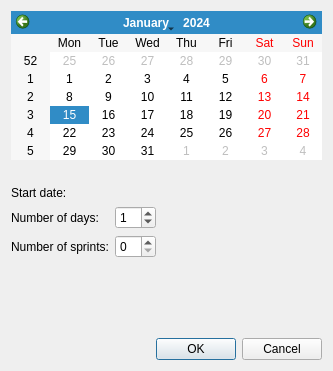
<?xml version="1.0" encoding="UTF-8"?>
<ui version="4.0">
 <class>AddExceptionalDayDialog</class>
 <widget class="QDialog" name="AddExceptionalDayDialog">
  <property name="geometry">
   <rect>
    <x>0</x>
    <y>0</y>
    <width>333</width>
    <height>371</height>
   </rect>
  </property>
  <property name="windowTitle">
   <string>Dialog</string>
  </property>
  <layout class="QFormLayout" name="formLayout">
   <item row="0" column="0" colspan="2">
    <widget class="QCalendarWidget" name="calendarWidget"/>
   </item>
   <item row="1" column="0">
    <widget class="QLabel" name="lblEmpty">
     <property name="text">
      <string/>
     </property>
    </widget>
   </item>
   <item row="2" column="0">
    <widget class="QLabel" name="lblStartDate">
     <property name="text">
      <string>Start date:</string>
     </property>
    </widget>
   </item>
   <item row="2" column="1">
    <widget class="QLabel" name="lblDatePlaceholder">
     <property name="text">
      <string/>
     </property>
    </widget>
   </item>
   <item row="5" column="0">
    <widget class="QLabel" name="lblNumDays">
     <property name="text">
      <string>Number of days:</string>
     </property>
    </widget>
   </item>
   <item row="5" column="1">
    <widget class="QSpinBox" name="spbNumDays">
     <property name="sizePolicy">
      <sizepolicy hsizetype="Fixed" vsizetype="Fixed">
       <horstretch>0</horstretch>
       <verstretch>0</verstretch>
      </sizepolicy>
     </property>
     <property name="value">
      <number>1</number>
     </property>
    </widget>
   </item>
   <item row="6" column="0">
    <widget class="QLabel" name="label">
     <property name="text">
      <string>Number of sprints:</string>
     </property>
    </widget>
   </item>
   <item row="6" column="1">
    <widget class="QSpinBox" name="spbNumSprints">
     <property name="sizePolicy">
      <sizepolicy hsizetype="Fixed" vsizetype="Fixed">
       <horstretch>0</horstretch>
       <verstretch>0</verstretch>
      </sizepolicy>
     </property>
    </widget>
   </item>
   <item row="8" column="1">
    <widget class="QDialogButtonBox" name="buttonBox">
     <property name="orientation">
      <enum>Qt::Horizontal</enum>
     </property>
     <property name="standardButtons">
      <set>QDialogButtonBox::Cancel|QDialogButtonBox::Ok</set>
     </property>
     <property name="centerButtons">
      <bool>false</bool>
     </property>
    </widget>
   </item>
   <item row="7" column="1">
    <spacer name="verticalSpacer">
     <property name="orientation">
      <enum>Qt::Vertical</enum>
     </property>
     <property name="sizeHint" stdset="0">
      <size>
       <width>20</width>
       <height>40</height>
      </size>
     </property>
    </spacer>
   </item>
  </layout>
 </widget>
 <resources/>
 <connections>
  <connection>
   <sender>buttonBox</sender>
   <signal>accepted()</signal>
   <receiver>AddExceptionalDayDialog</receiver>
   <slot>accept()</slot>
   <hints>
    <hint type="sourcelabel">
     <x>248</x>
     <y>254</y>
    </hint>
    <hint type="destinationlabel">
     <x>157</x>
     <y>274</y>
    </hint>
   </hints>
  </connection>
  <connection>
   <sender>buttonBox</sender>
   <signal>rejected()</signal>
   <receiver>AddExceptionalDayDialog</receiver>
   <slot>reject()</slot>
   <hints>
    <hint type="sourcelabel">
     <x>316</x>
     <y>260</y>
    </hint>
    <hint type="destinationlabel">
     <x>286</x>
     <y>274</y>
    </hint>
   </hints>
  </connection>
 </connections>
</ui>
